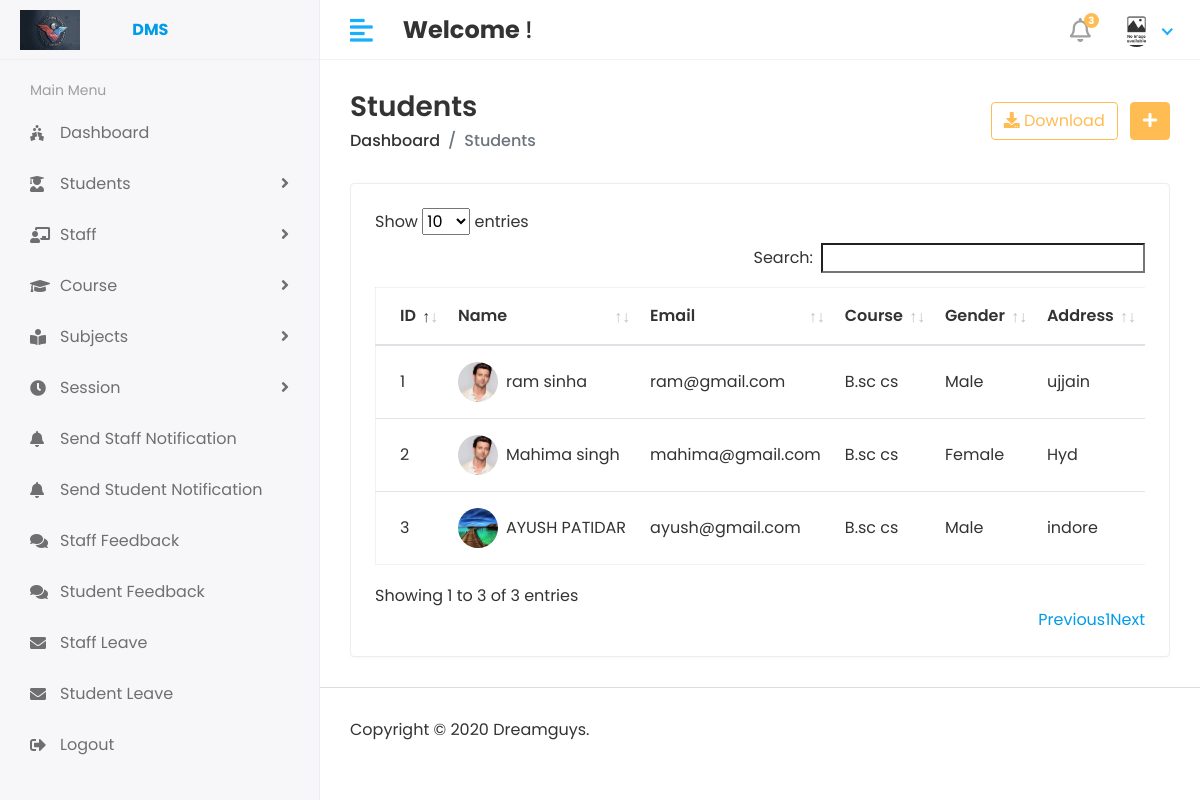
Page /Hod/Student/View (signed in) on the committed database.
### app/models.py (models this page shows, shortened)
class Student(models.Model):
    admin = models.OneToOneField(CustomUser,on_delete=models.CASCADE)
    address = models.TextField()
    gender = models.CharField(max_length=100)
    course_id = models.ForeignKey(Course,on_delete=models.DO_NOTHING)
    session_year_id = models.ForeignKey(Session_Year,on_delete=models.DO_NOTHING)
    created_at = models.DateTimeField(auto_now_add=True)
    update_at = models.DateTimeField(auto_now=True)

class CustomUser(AbstractUser):
    USER = (
        (1,'HOD'),
        (2,'STAFF'),
        (3,'STUDENT'),
    )
    user_type = models.CharField(choices=USER,max_length=50,default=1)
    profile_pic  = models.ImageField(upload_to='media/profile_pic')

class Course(models.Model):
    name = models.CharField(max_length=100)
    created_at = models.DateTimeField(auto_now_add=True)
    update_at = models.DateTimeField(auto_now=True)

### app/Hod_Views.py (the view)
# urls.py: path('Hod/Student/View',Hod_Views.VIEW_STUDENT,name='view_student'),
@login_required(login_url='/')
def VIEW_STUDENT(request):
    student = Student.objects.all()
    context = {
        'student' : student,
    }
    return render(request,'Hod/view_student.html',context)

### app/models.py (called while the page is built)
    def __str__(self):
        return self.session_start + "  To  " + self.session_end

### templates/Hod/view_student.html (shortened to what this page needs)
{% extends 'base.html' %}
{% block content %}
<div class="content container-fluid">
    <div class="page-header">
       <div class="row align-items-center">
          <div class="col">
             <h3 class="page-title">Students</h3>
             <ul class="breadcrumb">
                <li class="breadcrumb-item"><a href="index.html">Dashboard</a></li>
                <li class="breadcrumb-item active">Students</li>
             </ul>
          </div>
          <div class="col-auto text-right float-right ml-auto">
             <a href="#" class="btn btn-outline-primary mr-2"><i class="fas fa-download"></i> Download</a>
             <a href="{% url 'add_student' %}" class="btn btn-primary"><i class="fas fa-plus"></i></a>
          </div>
       </div>
    </div>
    <div class="row">
       <div class="col-sm-12">
          <div class="card card-table">
             <div class="card-body">
                <div class="table-responsive">
                   <table class="table table-hover table-center mb-0 datatable" id="table_id">
                      <thead>
                         <tr>
                            <th>ID</th>
                            <th>Name</th>
                            <th>Email</th>
                            <th>Course</th>
                            <th>Gender</th>
                            <th>Address</th>
                         </tr>
                      </thead>
                      <tbody>
                        {% for i in student %}
                         <tr>
                            <td>{{ i.id }}</td>
                            <td>
                               <h2 class="table-avatar">
                                  <a href="student-details.html" class="avatar avatar-sm mr-2"><img class="avatar-img rounded-circle" src="{{i.admin.profile_pic.url}}" alt=""/></a>
                                  <a href="student-details.html">{{ i.admin.first_name }} {{ i.admin.last_name}}</a>
                               </h2>
                            </td>
                            <td>{{ i.admin.email }}</td>
                            <td>{{ i.course_id.name}}</td>
                            <td>{{ i.gender}}</td>
                            <td>{{ i.address }}</td>
                         </tr>
                         {% endfor %}
                      </tbody>
                   </table>
                </div>
             </div>
          </div>
       </div>
    </div>
 </div>
{% endblock  %}

### static/assets/css/style.css (style rules this page uses)
html { height: 100%; }
body { background-color: #fff; color: #333; font-family: 'Poppins', sans-serif; font-size: 1rem; height: 100%; line-height: 1.5; overflow-x: hidden; }
h1, h2, h3, h4, h5, h6 { font-family: 'Poppins', sans-serif; margin-top: 0; }
a { color: #009ce7; }
input, button, a { transition: all 0.4s ease; -moz-transition: all 0.4s ease; -o-transition: all 0.4s ease; -ms-transition: all 0.4s ease; -webkit-transition: all 0.4s ease; }
ul, ol { padding: 0px; list-style: none; }
.table { color: #333; max-width: 100%; margin-bottom: 0; width: 100%; }
.table.dataTable { border-collapse: collapse !important; border: 1px solid rgba(0, 0, 0, 0.05); }
table.table td h2 { display: inline-block; font-size: inherit; font-weight: 400; margin: 0; padding: 0; vertical-align: middle; }
table.table td h2.table-avatar { align-items: center; display: inline-flex; font-size: inherit; font-weight: 400; margin: 0; padding: 0; vertical-align: middle; white-space: nowrap; }
table.table td h2 a { color: #333; }
.table thead tr th { font-weight: 600; }
.table tbody tr { border-bottom: 1px solid rgba(0, 0, 0, 0.05); }
.table.table-center td, .table.table-center th { vertical-align: middle; }
.card-table .card-body .table > thead > tr > th { border-top: 0; }
.card-table .card-body .table tr td:first-child, .card-table .card-body .table tr th:first-child { padding-left: 1.5rem; }
.card-table .table td, .card-table .table th { border-top: 1px solid #e2e5e8; padding: 1rem 0.75rem; white-space: nowrap; }
.btn-primary { background-color: #FFBC53; border: 1px solid #FFBC53; }
.btn-outline-primary { color: #FFBC53; border-color: #FFBC53; }
.card { border: 1px solid #ececf5; box-shadow: 0 1px 3px 0 rgba(0, 0, 0, 0.03); margin-bottom: 1.875rem; }
.card-body { padding: 1.5rem; }
.avatar { position: relative; display: inline-block; width: 3rem; height: 3rem }
.avatar > img { width: 100%; height: 100%; -o-object-fit: cover; object-fit: cover; }
.avatar-sm { width: 2.5rem; height: 2.5rem; }
.page-wrapper > .content { padding: 1.875rem 1.875rem 0; }
.page-header { margin-bottom: 1.875rem; }
.page-header .breadcrumb { background-color: transparent; color: #6c757d; font-size: 1rem; font-weight: 500; margin-bottom: 0; padding: 0; }
.page-header .breadcrumb a { color: #333; }
.page-title { font-size: 28px; font-weight: 600; color: #333; margin-bottom: 5px; }

### rows in the picture
Student: id "1", admin.profile_pic (picture), admin.first_name "ram", admin.last_name "sinha", admin.email "ram@gmail.com", course_id.name "B.sc cs", gender "Male", address "ujjain"
Student: id "2", admin.profile_pic (picture), admin.first_name "Mahima", admin.last_name "singh", admin.email "mahima@gmail.com", course_id.name "B.sc cs", gender "Female", address "Hyd"
Student: id "3", admin.profile_pic (picture), admin.first_name "AYUSH", admin.last_name "PATIDAR", admin.email "ayush@gmail.com", course_id.name "B.sc cs", gender "Male", address "indore"
